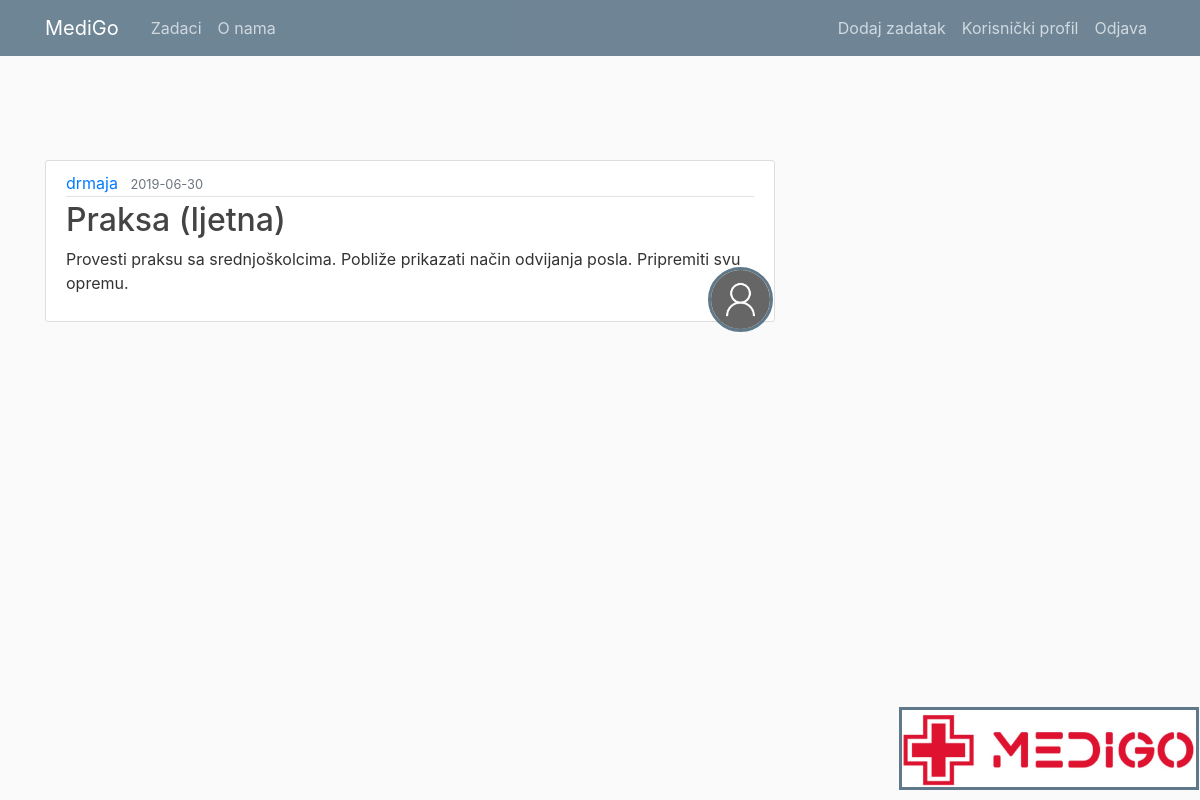
Screenshot of /post/3 (signed in) with the database file from the repository.
### medigo/models.py (models this page shows, shortened)
class User(db.Model, UserMixin):
	id = db.Column(db.Integer, primary_key=True)
	username = db.Column(db.String(20), unique=True, nullable=False)
	email = db.Column(db.String(120), unique=True, nullable=False)
	image_file = db.Column(db.String(20), nullable=False, default='default.jpg')
	password = db.Column(db.String(60), nullable=False)
	posts = db.relationship('Post', backref='author', lazy=True)

class Post(db.Model):
	id = db.Column(db.Integer, primary_key=True)
	title = db.Column(db.String(100), nullable=False)
	date_posted = db.Column(db.DateTime, nullable=False, default=datetime.utcnow)
	content = db.Column(db.Text, nullable=False)
	user_id = db.Column(db.Integer, db.ForeignKey('user.id'), nullable=False)

### medigo/routes.py (the view)
@app.route("/post/<int:post_id>")
def post(post_id):
	post = Post.query.get_or_404(post_id)
	return render_template('post.html', title=post.title, post=post)

### medigo/models.py (called while the page is built)
@login_manager.user_loader
def load_user(user_id):
	return User.query.get(int(user_id))

### medigo/templates/post.html (shortened to what this page needs)
{% extends "layout.html" %}
{% block content %}
	<article class="media content-section">
		<img class="rounded-circle article-img" src="{{ url_for('static', filename='slike_projekt/' + post.author.image_file) }}">
	  <div class="media-body">
	    <div class="article-metadata">
	      <a class="mr-2" href="#">{{ post.author.username}}</a>
	      <small class="text-muted">{{ post.date_posted.strftime('%Y-%m-%d') }}</small>
	    </div>
	    <h2 class="article-title">{{ post.title }}</h2>
	    <p class="article-content">{{ post.content }}</p>
	  </div>
	</article>
{% endblock content %}

### medigo/static/main.css (style rules this page uses)
body { background: #fafafa; color: #333333; margin-top: 5rem; }
h1, h2, h3, h4, h5, h6 { color: #444444; }
.content-section { background: #ffffff; padding: 10px 20px; border: 1px solid #dddddd; border-radius: 3px; margin-bottom: 20px; }
.article-title { color: #444444; }
.article-content { white-space: pre-line; }
.article-img { height: 65px; width: 65px; margin-right: 16px; }
.article-metadata { padding-bottom: 1px; margin-bottom: 4px; border-bottom: 1px solid #e3e3e3 }
img { position: absolute; bottom: 10px; width: 25%; border: 3px solid #5f788a; right:1px; }

### rows the page displays
User: image_file (placeholder picture), author.username "drmaja"
Post: date_posted "2019-06-30", title "Praksa (ljetna)", content "Provesti praksu sa srednjoškolcima. Pobliže prikazati način odvijanja posla. Pripremiti svu opremu."
